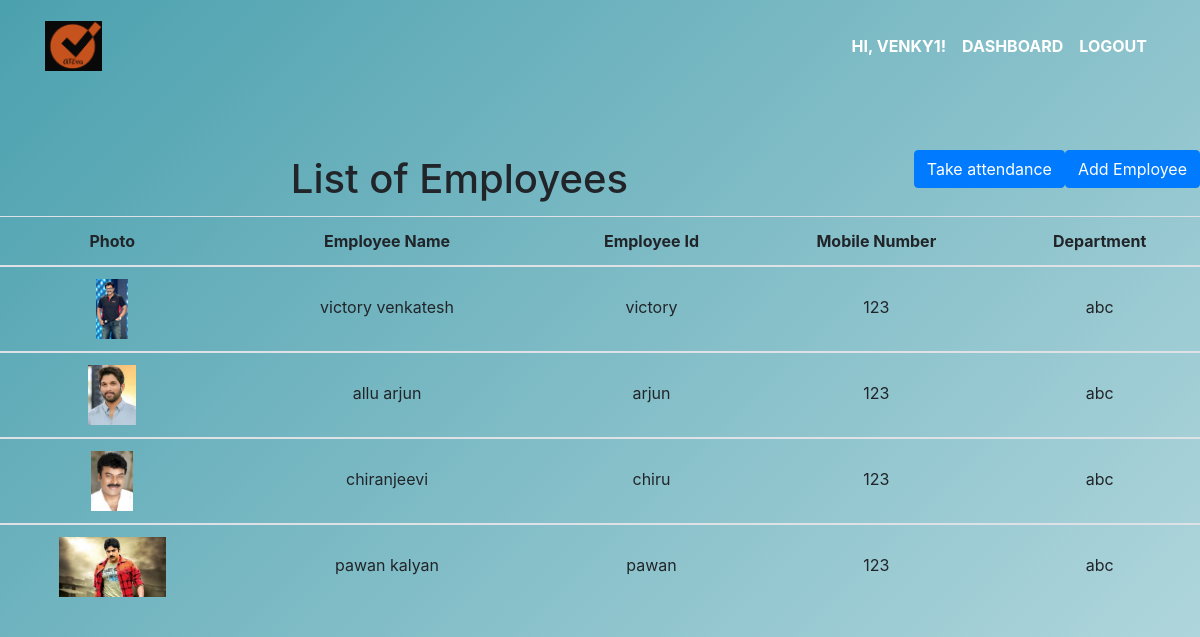
Screenshot of /dashboard/ (signed in) with the database file from the repository.
### accounts/models.py (models this page shows, shortened)
class AdminProfileInfo(AbstractUser):
	product_key = models.OneToOneField(ProductKey,on_delete=models.CASCADE,null=True)
	name = models.CharField(max_length=50,blank=False)
	mobile_number = models.CharField(max_length=15,blank = False)
	organisation = models.CharField(max_length=50,blank=False)
	is_completed = models.BooleanField(default = False)		# for otp verification

class EmployeeProfileInfo(models.Model):
	product_key = models.ForeignKey(ProductKey,on_delete=models.CASCADE)
	employee_name = models.CharField(max_length=50,blank=False)
	employee_id = models.CharField(max_length=15,unique=True,blank=False)
	employee_mobile_number = models.CharField(max_length=15,blank=False)
	department = models.CharField(max_length=50,blank=False)
	avatar = models.ImageField(upload_to=update_filename)

### accounts/decorators.py (the view, shortened to what this page needs)
    def checker(request, *args, **kwargs):
        if request.user.is_staff is True:
            return function(request, *args, **kwargs)
        elif request.user.is_completed is True:
            return function(request, *args, **kwargs)

### accounts/views.py (called while the page is built)
@cache_control(no_cache=True, must_revalidate=True, no_store=True)
@login_required
@phone_confirmation_required
def getEmployee(request):
    emplist = None
    if request.user.is_authenticated:
        emplist = EmployeeProfileInfo.objects.filter(product_key = request.user.product_key)
    return render(request,'dashboard.html',{"emplist":emplist})

### accounts/templates/dashboard.html (shortened to what this page needs)
{% extends "base.html" %}
{% load static %}
{% block content %}
    {% if not user.is_superuser %}
        <a class="btn btn-primary float-right" href="{% url 'employeeform' %}"> Add Employee </a>
        <a class="btn btn-primary float-right" href="{% url 'facerecog' %}"> Take attendance </a>
    {% endif %}
    <h1 style="padding:5px;text-align:center;">List of Employees</h1>
    <div>
        {% if emplist %}
            <table class="table table-hover" style="text-align:center;">
                <thead>
                    <tr>
                        <th scope="col">Photo</th>
                        <th scope="col">Employee Name</th>
                        <th scope="col">Employee Id</th>
                        <th scope="col">Mobile Number</th>
                        <th scope="col">Department</th>
                    </tr>
                </thead>
                {% for emp in emplist %}
                    <tbody>
                        <tr>
                            <td><img  style="height:60px;" src="{{ emp.avatar.url }}"/></td>
                            <td style="padding: 28px;">{{ emp.employee_name }}</td>
                            <td style="padding: 28px;">{{ emp.employee_id }}</td>
                            <td style="padding: 28px;">{{ emp.employee_mobile_number }}</td>
                            <td style="padding: 28px;">{{ emp.department }}</td>
                        </tr>
                    </tbody>
                {% endfor %}
            </table>
        {% else %}
            <h1>no employees present :) enjoy the day!!</h1>
        {% endif %}
    </div>
{% endblock content %}

### accounts/templates/base.html (shortened to what this page needs)
<!DOCTYPE html>
{% load static %}
<html lang="en">
<head>
    <link rel="stylesheet" href="https://maxcdn.bootstrapcdn.com/bootstrap/4.5.0/css/bootstrap.min.css">
    <link rel="stylesheet" href="https://stackpath.bootstrapcdn.com/font-awesome/4.7.0/css/font-awesome.min.css">
</head>
<body>
    <header class="header">
        <nav class="navbar navbar-expand-lg fixed-top py-3">
            <div class="container"><a href="{% url 'home' %}" class="navbar-brand text-uppercase font-weight-bold"><img style="height: 50px;" src="{% static '/ateva_logo.png' %}"/></a>
                <div id="navbarSupportedContent" class="collapse navbar-collapse">
                    <ul class="navbar-nav ml-auto">
                        {% if user.is_authenticated %}
                            <li class="nav-item nav-link text-uppercase font-weight-bold">Hi, {{ user.username }}!</li>
                            <li class="nav-item"><a class="nav-link text-uppercase font-weight-bold" href="{% url 'dashboard' %}">dashboard</a></li>
                            <li class="nav-item"><a class="nav-link text-uppercase font-weight-bold" href="{% url 'logout' %}?next={{ request.path }}">logout</a></li>
                        {% else %}
                            <li class="nav-item"><a class="nav-link text-uppercase font-weight-bold" href="{% url 'signup' %}">Register</a></li>
                            <li class="nav-item"><a class="nav-link text-uppercase font-weight-bold" href="{% url 'login' %}?next={{ request.path }}">login</a></li>
                        {% endif %}
                    </ul>
                </div>
            </div>
        </nav>
    </header>
        {% block content %}
        {% endblock %}
</body>
</html>

### accounts/templates/base.html (style rules this page uses)
.navbar { transition: all 0.4s; }
.navbar .nav-link { color: #fff; }
.navbar .navbar-brand { color: #fff; }
body { min-height: 110vh; background-color: #4ca1af; background-image: linear-gradient(135deg, #4ca1af 0%, #c4e0e5 100%); }

### rows the page displays
AdminProfileInfo: username "VENKY1"
EmployeeProfileInfo: avatar (picture), employee_name "victory venkatesh", employee_id "victory", employee_mobile_number "123", department "abc"
EmployeeProfileInfo: avatar (picture), employee_name "allu arjun", employee_id "arjun", employee_mobile_number "123", department "abc"
EmployeeProfileInfo: avatar (picture), employee_name "chiranjeevi", employee_id "chiru", employee_mobile_number "123", department "abc"
EmployeeProfileInfo: avatar (picture), employee_name "pawan kalyan", employee_id "pawan", employee_mobile_number "123", department "abc"
